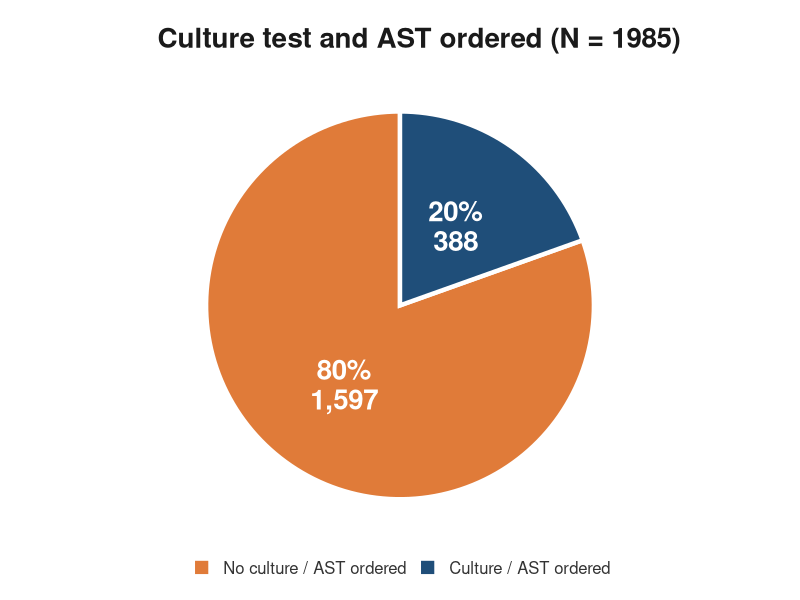
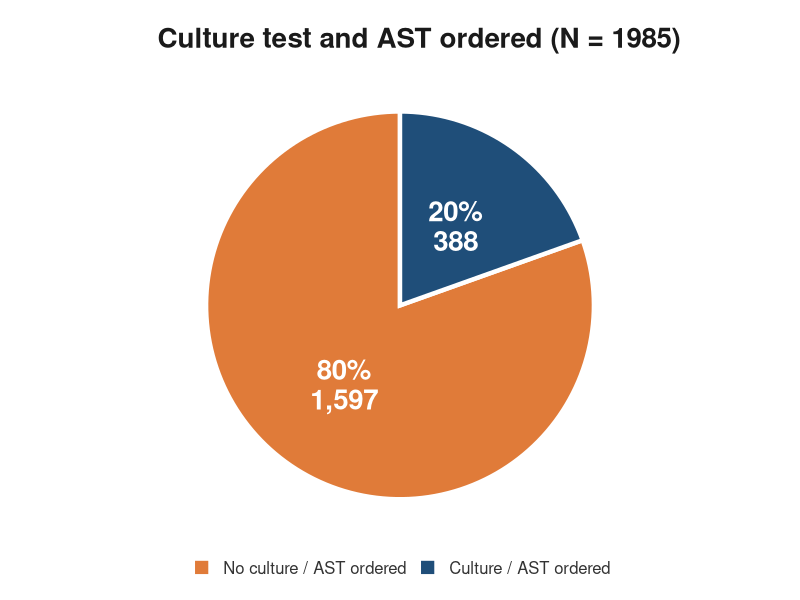

Generate these figures, in order, with R:
library(ggplot2)
library(dplyr)
library(scales)

# ---- Data ----
total_df <- tibble(
  ordered = factor(c("No", "Yes"), levels = c("No", "Yes")),
  n       = c(1597, 388)
) %>%
  mutate(
    pct   = n / sum(n),
    label = paste0(percent(pct, accuracy = 1), "\n", comma(n))
  )

total_n <- sum(total_df$n)  # 1,985

# ---- Plot ----
p <- ggplot(total_df, aes(x = "", y = n, fill = ordered)) +
  geom_col(width = 1, colour = "white", linewidth = 1.5) +
  coord_polar(theta = "y", start = 0) +
  geom_text(aes(label = label),
            position = position_stack(vjust = 0.5),
            colour = "white", fontface = "bold", size = 7, lineheight = 0.9) +
  scale_fill_manual(
    values = c("Yes" = "#1F4E79", "No" = "#E07B39"),
    labels = c("No"  = "No culture / AST ordered",
               "Yes" = "Culture / AST ordered")
  ) +
  labs(
    title    = "Culture test and AST ordered (N = 1985)",
    fill     = NULL
  ) +
  theme_void(base_size = 14) +
  theme(
    plot.title       = element_text(face = "bold", size = 20, colour = "#1A1A1A",
                                    margin = margin(b = 6)),
    plot.subtitle    = element_text(size = 12, colour = "#555555",
                                    margin = margin(b = 10)),
    plot.caption     = element_text(size = 9, colour = "#888888", hjust = 0,
                                    margin = margin(t = 10)),
    legend.position  = "bottom",
    legend.text      = element_text(size = 12, colour = "#333333"),
    legend.key.size  = unit(0.6, "cm"),
    plot.margin      = margin(20, 20, 15, 20),
    plot.background  = element_rect(fill = "white", colour = NA)
  )

p

# ---- Save ----
#dir.create("outputs", showWarnings = FALSE)

# High-res PNG (slides, email, reports)
ggsave("1culture_ast_total_pie.png", plot = p,
       width = 8, height = 7, dpi = 300, bg = "white")

# Vector formats (crisp at any size, good for print / PowerPoint)
#ggsave("outputs/culture_ast_total_pie.pdf", plot = p,width = 8, height = 7)
#ggsave("outputs/culture_ast_total_pie.svg", plot = p,width = 8, height = 7)   # needs the svglite package
